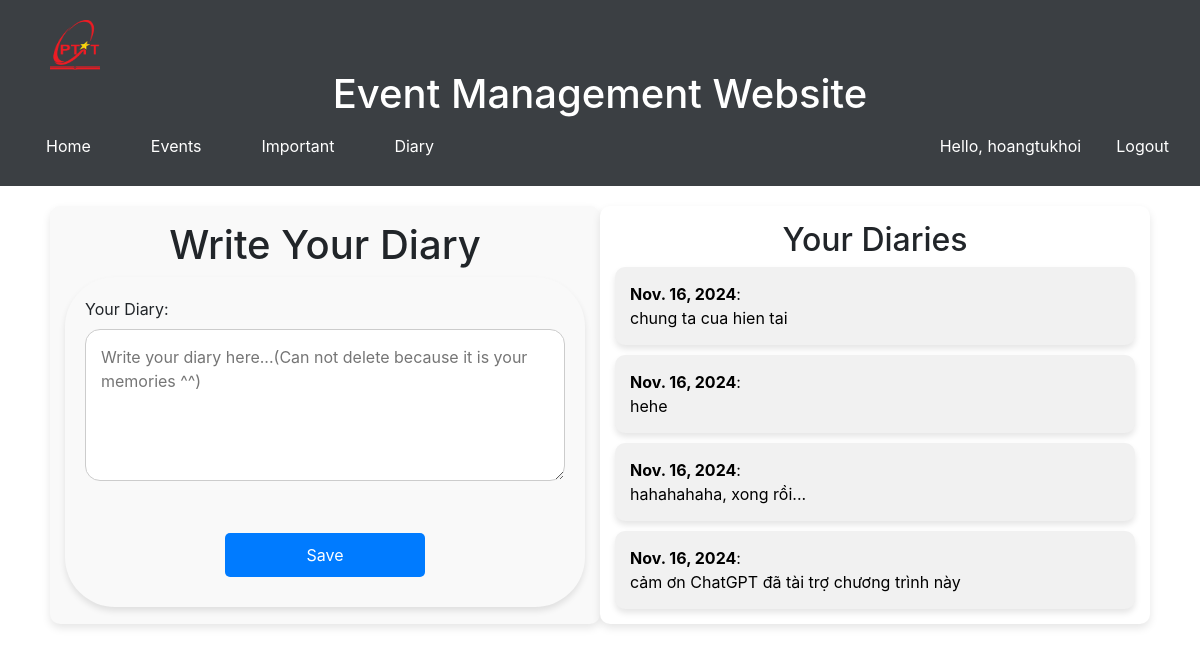
The app's page /diary/ (signed in) with its own data.
### app/models.py (models this page shows, shortened)
class Diary(models.Model):
    date = models.DateField()
    user = models.ForeignKey(User, on_delete=models.CASCADE, null=True)
    diary = models.TextField()

### app/views.py (the view)
# urls.py: path('diary/', views.diary, name='diary'),
def diary(request):
    user_diaries = Diary.objects.filter(user=request.user).order_by('-date')
    if request.method == 'POST':
        form = DiaryForm(request.POST)
        if form.is_valid():
            diary_entry = form.save(commit=False)
            diary_entry.user = request.user
            diary_entry.date = now().date()  # Ghi lại ngày hôm nay
            diary_entry.save()
            return redirect('diary')  # Trở lại trang nhật ký
    else:
        form = DiaryForm()
    return render(request, 'app/diary.html', {'form': form, 'user_diaries': user_diaries})

### app/forms.py
class DiaryForm(forms.ModelForm):
    class Meta:
        model = Diary
        fields = ['diary']  # Chỉ hiển thị ô để viết nhật ký
        widgets = {
            'diary': forms.Textarea(attrs={'rows': 5, 'placeholder': 'Write your diary here...(Can not delete because it is your memories ^^)'}),
        }
        labels = {
            'diary': 'Your Diary',
        }

### app/templates/app/diary.html (shortened to what this page needs)
{% extends 'app/base.html' %}
{% load static %}
{% block diary %}
<link rel="stylesheet" href="{% static 'css/diary.css' %}">
<div class="container">
    <div class="left-section">
        <h1>Write Your Diary</h1>
        <form method="post">
            {{ form.as_p }}
            <button type="submit">Save</button>
        </form>
    </div>
    <div class="right-section">
        <h2>Your Diaries</h2>
        {% if user_diaries %}
            <div class="diary-list">
                {% for diary in user_diaries %}
                    <div class="diary-item" >
                        <a href="{% url 'edit_diary' diary.id %}" style="color: black; text-decoration: none;">
                            <strong>{{ diary.date }}</strong>: <br>
                            {{ diary.diary }}
                        </a>
                    </div>
                {% endfor %}
            </div>
        {% else %}
            <p>No diary entries yet. Start writing!</p>
        {% endif %}
    </div>
</div>
{% endblock diary %}

### app/templates/app/base.html (shortened to what this page needs)
{% load static %}
<!DOCTYPE html>
<html lang="vi">
<head>
    <link rel="stylesheet" href="{% static 'css/style1.css' %}">
    <link href="https://cdn.jsdelivr.net/npm/bootstrap@5.3.0/dist/css/bootstrap.min.css" rel="stylesheet">
    <link href="https://maxcdn.bootstrapcdn.com/bootstrap/4.5.2/css/bootstrap.min.css" rel="stylesheet">
    <link href="https://cdnjs.cloudflare.com/ajax/libs/bootstrap-datepicker/1.9.0/css/bootstrap-datepicker.min.css" rel="stylesheet">
</head>
<body>
    <header>
        <img src="{% static 'images/logoPTIT.png' %}" alt="Logo PTIT" width = 50px height = 50px style="margin-left: 50px;"/>
        <h1 style="text-align: center; color: white;">
            <a href="{% url 'base' %}" style="color: white; text-decoration: none;">Event Management Website</a>
        </h1>
        <nav>
            <ul class="navbar">
                <li class="box"><a href="{% url 'home' %}">Home</a></li>
                <li class="box"><a href="{% url 'events' %}">Events</a></li>
                <li class="box"><a href="{% url 'important' %}">Important</a></li>
                <li class="box"><a href="{% url 'diary' %}">Diary</a></li>
                <div class="right-menu">
                    {% if user.is_authenticated %}
                        <li /style = "color: white"><span>Hello, {{ user.username }}</span></li>
                        <li><a href="{% url 'logout' %}">Logout</a></li>
                    {% else %}
                        <li><a href="{% url 'login' %}">Login</a></li>
                        <li><a href="{% url 'register' %}">Register</a></li>
                    {% endif %}
                </div>
            </ul>
        </nav>
    </header>
    {% block diary %}
    {% endblock diary %}
</body>
</html>

### app/static/css/style1.css (style rules this page uses)
body { background-color: #282c34; }
header { background-color: #3b3f43; padding: 20px 0; }
.navbar { list-style-type: none; margin: 0; padding: 0; display: flex; justify-content: center; align-items: center; }
.navbar .box { margin: 0 15px; }
.navbar a { color: white; text-decoration: none; padding: 10px 15px; border-radius: 5px; transition: background-color 0.3s, color 0.3s; }
.right-menu { display: flex; margin-left: auto; }
.right-menu li { margin-left: 20px; }

### app/static/css/diary.css (style rules this page uses)
.container { display: flex; justify-content: space-between; padding: 20px; }
.left-section { width: 48%; background: #f9f9f9; border-radius: 10px; padding: 15px; box-shadow: 0 4px 8px rgba(0, 0, 0, 0.1); }
.left-section h1 { text-align: center; }
.left-section form { display: flex; flex-direction: column; }
.left-section form button { margin-top: 10px; padding: 10px; background-color: #007bff; color: white; border: none; border-radius: 5px; cursor: pointer; transition: background-color 0.3s ease; }
.right-section { width: 48%; background: #fff; border-radius: 10px; padding: 15px; box-shadow: 0 4px 8px rgba(0, 0, 0, 0.1); }
.right-section h2 { text-align: center; }
.diary-list { display: flex; flex-direction: column; gap: 10px; }
.diary-item { background-color: #f1f1f1; padding: 15px; border-radius: 10px; box-shadow: 0 4px 6px rgba(0, 0, 0, 0.1); min-height: 50px; word-wrap: break-word; transition: background-color 0.3s ease; }
button { width: 100%; max-width: 200px; margin: 10px auto; }
.left-section, .right-section { flex: 1; }
form { display: flex; flex-direction: column; gap: 20px; max-width: 600px; margin: 0 auto; padding: 20px; border-radius: 50px; background-color: #f9f9f9; box-shadow: 0 4px 6px rgba(0, 0, 0, 0.1); }
form textarea, form input { padding: 15px; border: 1px solid #ccc; border-radius: 15px; font-size: 16px; width: 100%; min-height: 150px; box-sizing: border-box; resize: vertical; }

### records on screen
Diary: date "Nov. 16, 2024", diary "chung ta cua hien tai"
Diary: date "Nov. 16, 2024", diary "hehe"
Diary: date "Nov. 16, 2024", diary "hahahahaha, xong rồi..."
Diary: date "Nov. 16, 2024", diary "cảm ơn ChatGPT đã tài trợ chương trình này"

### other values on screen
{{ user.username }} "hoangtukhoi"
